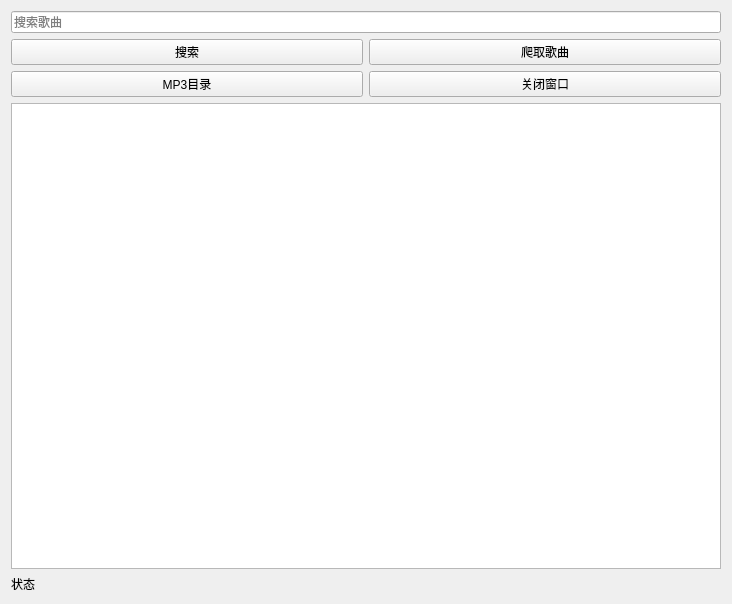
<?xml version="1.0" encoding="UTF-8"?>
<ui version="4.0">
 <class>Widget</class>
 <widget class="QWidget" name="Widget">
  <property name="geometry">
   <rect>
    <x>0</x>
    <y>0</y>
    <width>732</width>
    <height>604</height>
   </rect>
  </property>
  <property name="windowTitle">
   <string>Widget</string>
  </property>
  <layout class="QGridLayout" name="gridLayout">
   <item row="3" column="1">
    <widget class="QPushButton" name="pushButton_close">
     <property name="text">
      <string>关闭窗口</string>
     </property>
    </widget>
   </item>
   <item row="2" column="0">
    <widget class="QPushButton" name="pushButton_search">
     <property name="text">
      <string>搜索</string>
     </property>
    </widget>
   </item>
   <item row="4" column="0" colspan="2">
    <widget class="QTextEdit" name="textEdit"/>
   </item>
   <item row="0" column="0" colspan="2">
    <widget class="QLineEdit" name="lineEdit_song">
     <property name="placeholderText">
      <string>搜索歌曲</string>
     </property>
    </widget>
   </item>
   <item row="2" column="1">
    <widget class="QPushButton" name="pushButton_crawler">
     <property name="text">
      <string>爬取歌曲</string>
     </property>
    </widget>
   </item>
   <item row="3" column="0">
    <widget class="QPushButton" name="pushButton_mp3dir">
     <property name="text">
      <string>MP3目录</string>
     </property>
    </widget>
   </item>
   <item row="5" column="0" colspan="2">
    <widget class="QLabel" name="label">
     <property name="text">
      <string>状态</string>
     </property>
    </widget>
   </item>
  </layout>
 </widget>
 <resources/>
 <connections/>
</ui>
